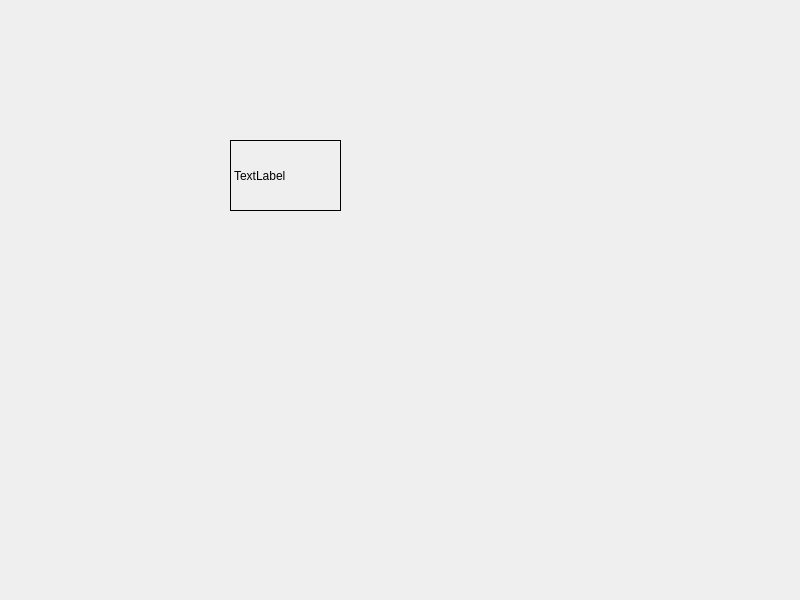
<?xml version="1.0" encoding="UTF-8"?>
<ui version="4.0">
 <class>Widget</class>
 <widget class="QWidget" name="Widget">
  <property name="geometry">
   <rect>
    <x>0</x>
    <y>0</y>
    <width>800</width>
    <height>600</height>
   </rect>
  </property>
  <property name="windowTitle">
   <string>Widget</string>
  </property>
  <widget class="Label" name="label">
   <property name="geometry">
    <rect>
     <x>230</x>
     <y>140</y>
     <width>111</width>
     <height>71</height>
    </rect>
   </property>
   <property name="frameShape">
    <enum>QFrame::Box</enum>
   </property>
   <property name="text">
    <string>TextLabel</string>
   </property>
  </widget>
 </widget>
 <customwidgets>
  <customwidget>
   <class>Label</class>
   <extends>QLabel</extends>
   <header>label.h</header>
  </customwidget>
 </customwidgets>
 <resources/>
 <connections/>
</ui>
